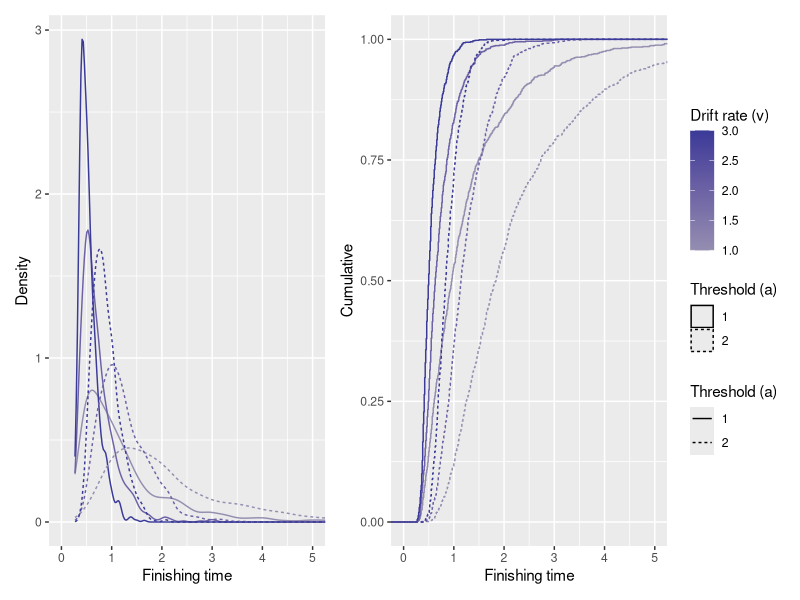
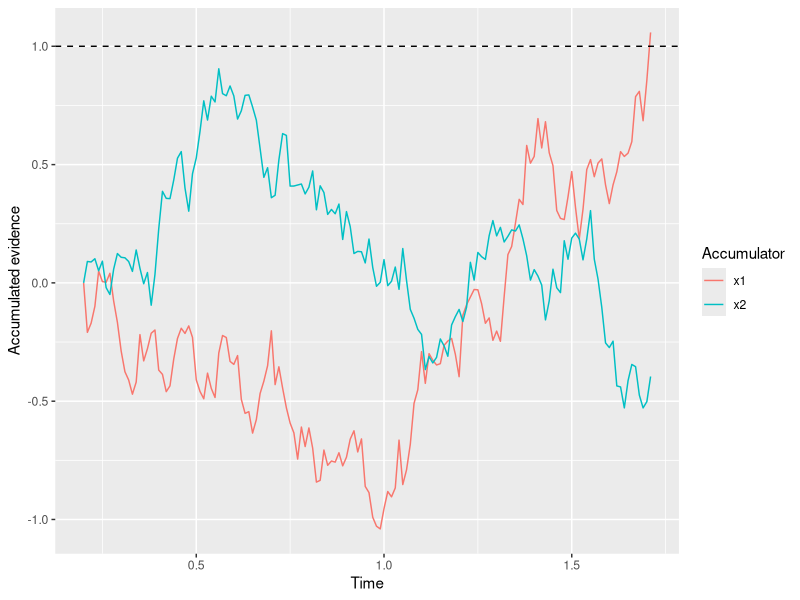
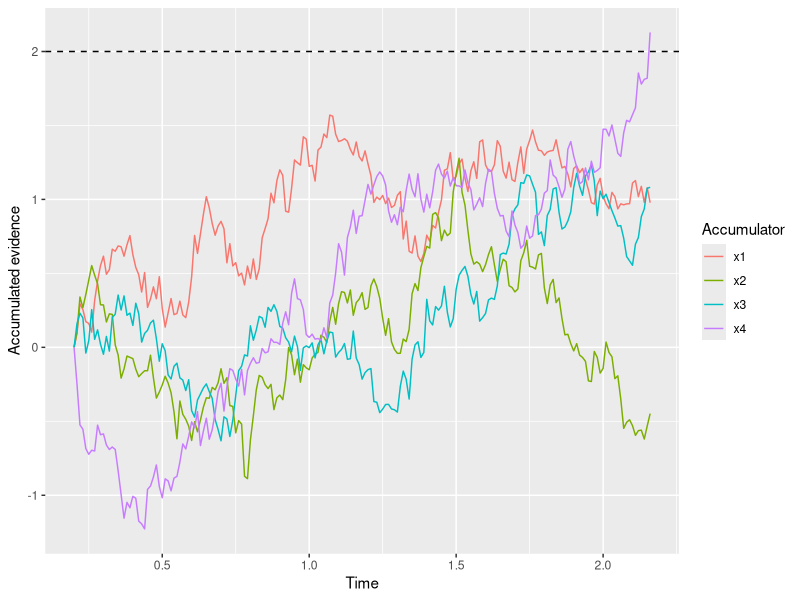
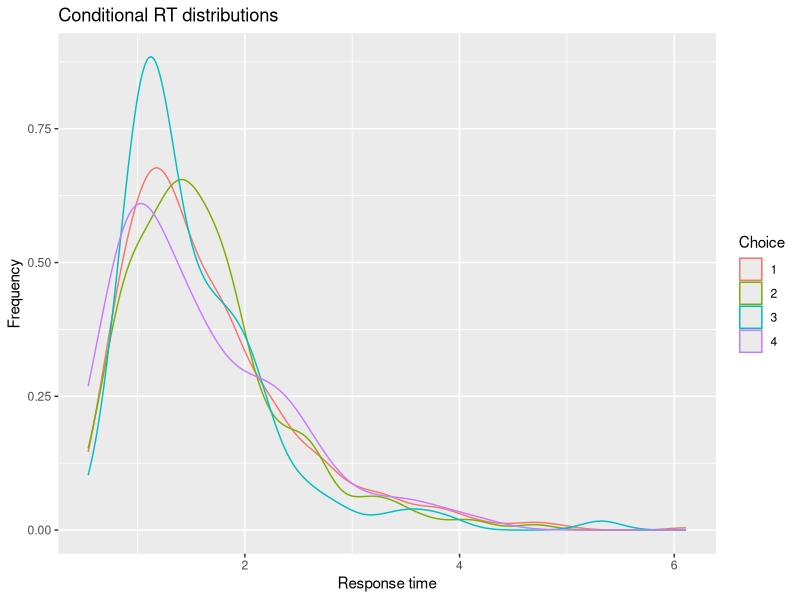
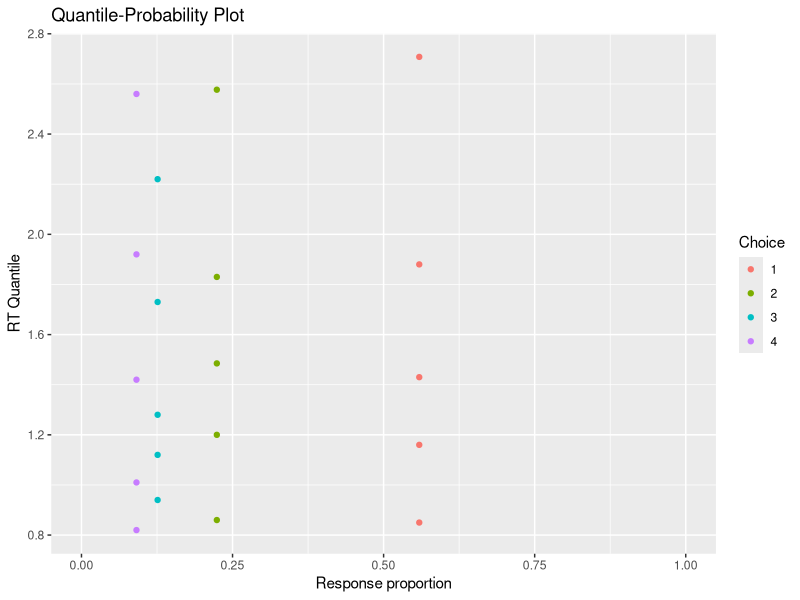
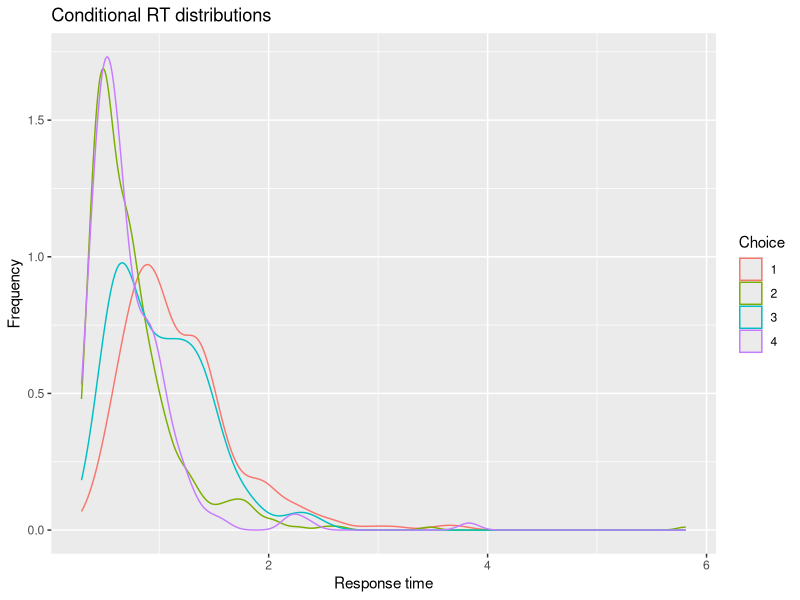
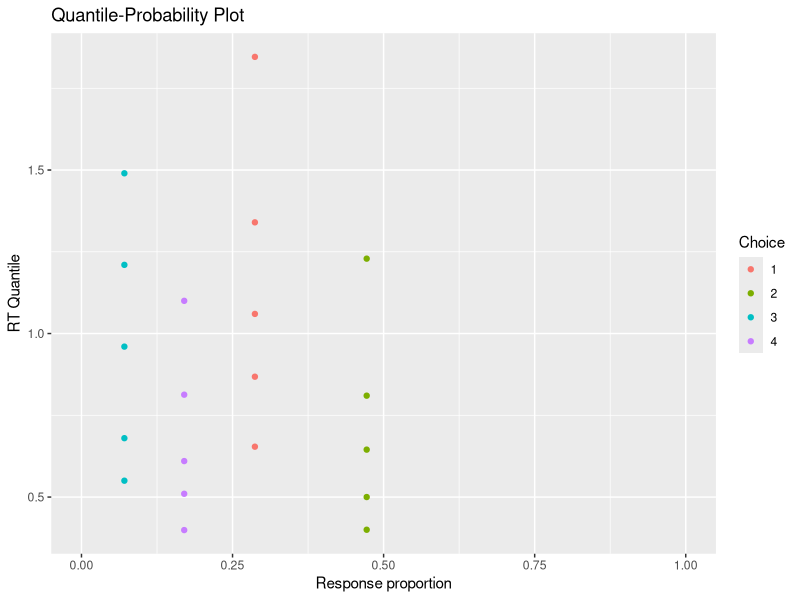
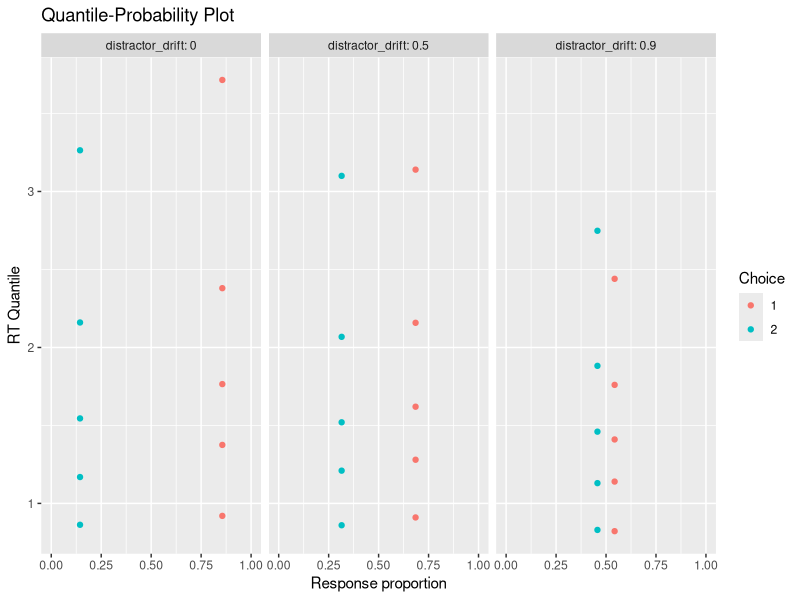

R code for these plots, in order: (Note: a time limit stopped this script after it produced the figures.)
## ---- chunk 1
library(tidyverse)
library(patchwork)

set.seed(12222)
## ---- chunk 2
#| code-fold: show

# Function arguments
# v: "drift rate", the average evidence in support of this option
# a: threshold level of evidence
# t0: residual time
# dt: how long each tiny time interval lasts
# t_max: optional "cut off" time to stop accumulating
accum_sim <- function(v = 0, a = 1, t0 = 0.2, dt = 0.01, t_max = Inf) {
    x <- 0
    t <- t0
    
    x_record <- x
    t_record <- t
    
    while (x < a & t < t_max) {
        x_sample <- rnorm(n = 1, mean = v * dt, sd = sqrt(dt))
        x <- x + x_sample
        t <- t + dt
        x_record <- c(x_record, x)
        t_record <- c(t_record, t)
    }
    
    return(data.frame(t = t_record, x = x_record))
}
## ---- chunk 3
#| code-fold: show

N_sims <- 1000

paramsToSim <- expand_grid(a = c(1, 2), v = c(1, 2, 3))

sim_rt_results <- c()

for (param_index in 1:nrow(paramsToSim)) {
    for (sim_index in 1:N_sims) {
        this_sim <- accum_sim(
            v = paramsToSim$v[param_index],
            a = paramsToSim$a[param_index]
        )
        
        sim_rt_results <- rbind(
            sim_rt_results,
            tibble(
                sim_index = sim_index,
                v = paramsToSim$v[param_index],
                a = paramsToSim$a[param_index],
                finishing_time = max(this_sim$t)
            )
        )
    }
}

# Plot conditional RT distributions
dens_plot <- sim_rt_results %>%
    ggplot(aes(x = finishing_time, color = v, linetype = factor(a), group = interaction(v, a))) +
    geom_density() +
    scale_color_gradient2(mid = "#bbbbbb") +
    coord_cartesian(xlim = c(0, 5)) +
    labs(x = "Finishing time", y = "Density", color = "Drift rate (v)", linetype = "Threshold (a)")

cdf_plot <- sim_rt_results %>%
    ggplot(aes(x = finishing_time, color = v, linetype = factor(a), group = interaction(v, a))) +
    stat_ecdf() +
    scale_color_gradient2(mid = "#bbbbbb") +
    coord_cartesian(xlim = c(0, 5), ylim = c(0, 1)) +
    labs(x = "Finishing time", y = "Cumulative", color = "Drift rate (v)", linetype = "Threshold (a)")

print(
    dens_plot + cdf_plot + plot_layout(nrow = 1, guides = "collect")
)
## ---- chunk 4
#| code-fold: show

# Function arguments
# v: "drift rate", the average evidence in support of each option
# a: threshold level of evidence for each accumulator
# t0: residual time
# dt: how long each tiny time interval lasts
# t_max: optional "cut off" time to stop accumulating
race_sim <- function(v = 0, a = 1, t0 = 0.2, dt = 0.01, t_max = Inf) {
    n_accum <- max(length(v), length(a))
    
    v <- rep(v, n_accum)[1:n_accum]
    a <- rep(a, n_accum)[1:n_accum]
    
    x <- rep(0, n_accum)
    t <- t0
    
    x_record <- x
    t_record <- t
    
    while (all(x < a) & t < t_max) {
        x_sample <- rnorm(n = n_accum, mean = v * dt, sd = sqrt(dt))
        x <- x + x_sample
        t <- t + dt
        x_record <- rbind(x_record, x)
        t_record <- c(t_record, t)
    }
    
    to_return <- cbind(t_record, x_record)
    
    colnames(to_return) <- c("t", paste0("x", 1:n_accum))
    
    return(as_tibble(to_return))
}
## ---- chunk 5
#| code-fold: show

race_sim(v = c(1, 0), a = 1, t0 = 0.2)
## ---- chunk 6
race_sim(v = c(1, 0), a = 1, t0 = 0.2) %>%
    pivot_longer(matches("x(\\d+)"), names_to = "accumulator", values_to = "x") %>%
    ggplot(aes(x = t, y = x, color = accumulator)) +
    geom_line() +
    geom_hline(yintercept = 1, linetype = "dashed") +
    labs(x = "Time", y = "Accumulated evidence", color = "Accumulator")
## ---- chunk 7
race_sim(v = c(1, 0.4, 0.2, 0), a = 2, t0 = 0.2) %>%
    pivot_longer(matches("x(\\d+)"), names_to = "accumulator", values_to = "x") %>%
    ggplot(aes(x = t, y = x, color = accumulator)) +
    geom_line() +
    geom_hline(yintercept = 2, linetype = "dashed") +
    labs(x = "Time", y = "Accumulated evidence", color = "Accumulator")
## ---- chunk 8
#| code-fold: show

n_sims <- 1000

sim_results <- c()

for (i in 1:n_sims) {
    current_result <- race_sim(c(1, 0.4, 0.2, 0), a = 2, t0 = 0.2)
    
    # Extract just the choice and RT
    rt <- current_result$t[nrow(current_result)]
    choice <- which.max(current_result[nrow(current_result), 2:ncol(current_result)])
    
    # "Bind" the current simulation to the ongoing record of simulation results
    sim_results <- rbind(
        sim_results,
        tibble(
            sim_index = i,
            rt = rt,
            choice = choice
        )
    )
}

# Plot conditional RT distributions
sim_results %>%
    ggplot(aes(x = rt, color = factor(choice))) +
    geom_density() +
    labs(x = "Response time", y = "Frequency", color = "Choice", title = "Conditional RT distributions")

# Quantile-probability plot
sim_choice_p <- sim_results %>%
    group_by(choice) %>%
    count() %>%
    ungroup() %>%
    mutate(p_resp = n / sum(n))

sim_rt_q <- sim_results %>%
    group_by(choice) %>%
    reframe(rt_q = quantile(rt, probs = c(0.1, 0.3, 0.5, 0.7, 0.9)))

full_join(sim_choice_p, sim_rt_q) %>%
    ggplot(aes(x = p_resp, y = rt_q, color = factor(choice))) +
    geom_point() +
    expand_limits(x = c(0, 1)) +
    labs(x = "Response proportion", y = "RT Quantile", color = "Choice", title = "Quantile-Probability Plot")
## ---- chunk 9
#| code-fold: show

n_sims <- 1000

sim_results <- c()

for (i in 1:n_sims) {
    current_result <- race_sim(c(1, 1, 0, 0), a = c(2, 1, 2, 1), t0 = 0.2)
    
    # Extract just the choice and RT
    rt <- current_result$t[nrow(current_result)]
    choice <- which.max(current_result[nrow(current_result), 2:ncol(current_result)])
    
    # "Bind" the current simulation to the ongoing record of simulation results
    sim_results <- rbind(
        sim_results,
        tibble(
            sim_index = i,
            rt = rt,
            choice = choice
        )
    )
}

# Plot conditional RT distributions
sim_results %>%
    ggplot(aes(x = rt, color = factor(choice))) +
    geom_density() +
    labs(x = "Response time", y = "Frequency", color = "Choice", title = "Conditional RT distributions")

# Quantile-probability plot
sim_choice_p <- sim_results %>%
    group_by(choice) %>%
    count() %>%
    ungroup() %>%
    mutate(p_resp = n / sum(n))

sim_rt_q <- sim_results %>%
    group_by(choice) %>%
    reframe(rt_q = quantile(rt, probs = c(0.1, 0.3, 0.5, 0.7, 0.9)))

full_join(sim_choice_p, sim_rt_q) %>%
    ggplot(aes(x = p_resp, y = rt_q, color = factor(choice))) +
    geom_point() +
    expand_limits(x = c(0, 1)) +
    labs(x = "Response proportion", y = "RT Quantile", color = "Choice", title = "Quantile-Probability Plot")
## ---- chunk 10
#| code-fold: show

n_sims <- 1000

sim_results <- c()

for (distractor_drift in c(0, 0.5, 0.9)) {
    for (i in 1:n_sims) {
        current_result <- race_sim(c(1, distractor_drift), a = 2, t0 = 0.2)
        
        # Extract just the choice and RT
        rt <- current_result$t[nrow(current_result)]
        choice <- which.max(current_result[nrow(current_result), 2:ncol(current_result)])
        
        # "Bind" the current simulation to the ongoing record of simulation results
        sim_results <- rbind(
            sim_results,
            tibble(
                distractor_drift = distractor_drift,
                sim_index = i,
                rt = rt,
                choice = choice
            )
        )
    }
}

# Quantile-probability plot
sim_choice_p <- sim_results %>%
    group_by(distractor_drift, choice) %>%
    count() %>%
    group_by(distractor_drift) %>%
    mutate(p_resp = n / sum(n))

sim_rt_q <- sim_results %>%
    group_by(distractor_drift, choice) %>%
    reframe(rt_q = quantile(rt, probs = c(0.1, 0.3, 0.5, 0.7, 0.9)))

full_join(sim_choice_p, sim_rt_q) %>%
    ggplot(aes(x = p_resp, y = rt_q, color = factor(choice))) +
    geom_point() +
    expand_limits(x = c(0, 1)) +
    facet_wrap("distractor_drift", labeller = label_both) +
    labs(x = "Response proportion", y = "RT Quantile", color = "Choice", title = "Quantile-Probability Plot")
## ---- chunk 11
#| code-fold: show

n_sims <- 1000

sim_results <- c()

for (num_distractors in c(1, 3, 7)) {
    for (i in 1:n_sims) {
        current_result <- race_sim(c(1, rep(0.1, num_distractors)), a = 2, t0 = 0.2)
        
        # Extract just the choice and RT
        rt <- current_result$t[nrow(current_result)]
        choice <- which.max(current_result[nrow(current_result), 2:ncol(current_result)])
        
        # "Bind" the current simulation to the ongoing record of simulation results
        sim_results <- rbind(
            sim_results,
            tibble(
                num_distractors = num_distractors,
                sim_index = i,
                rt = rt,
                # Note that I don't bother to keep track of which distractor was selected
                choice = factor(ifelse(choice == 1, "Target", "Distractor"), levels = c("Target", "Distractor"))
            )
        )
    }
}

# Quantile-probability plot
sim_choice_p <- sim_results %>%
    group_by(num_distractors, choice) %>%
    count() %>%
    group_by(num_distractors) %>%
    mutate(p_resp = n / sum(n))

sim_rt_q <- sim_results %>%
    group_by(num_distractors, choice) %>%
    reframe(rt_q = quantile(rt, probs = c(0.1, 0.3, 0.5, 0.7, 0.9)))

full_join(sim_choice_p, sim_rt_q) %>%
    ggplot(aes(x = p_resp, y = rt_q, color = factor(choice))) +
    geom_point() +
    expand_limits(x = c(0, 1)) +
    facet_wrap("num_distractors", labeller = label_both) +
    labs(x = "Response proportion", y = "RT Quantile", color = "Choice", title = "Quantile-Probability Plot")
## ---- chunk 12
#| code-fold: show

# Function arguments
# v: "drift rate", the average evidence in support of each option
# a: threshold level of evidence for each accumulator
# t0: residual time
# dt: how long each tiny time interval lasts
# t_max: optional "cut off" time to stop accumulating
# feedforward_comp: strength of feed-forward competition between accumulators
race_sim <- function(v = 0, a = 1, t0 = 0.2, dt = 0.01, t_max = Inf, feedforward_comp = 0) {
    n_accum <- max(length(v), length(a))
    
    v <- rep(v, n_accum)[1:n_accum]
    a <- rep(a, n_accum)[1:n_accum]
    
    v_comp <- rep(0, n_accum)
    
    for (i in 1:n_accum) {
        v_comp[i] <- v[i] - feedforward_comp * sum(v[-i])
    }
    
    x <- rep(0, n_accum)
    t <- t0
    
    x_record <- x
    t_record <- t
    
    while (all(x < a) & t < t_max) {
        x_sample <- rnorm(n = n_accum, mean = v_comp * dt, sd = sqrt(dt))
        x <- x + x_sample
        t <- t + dt
        x_record <- rbind(x_record, x)
        t_record <- c(t_record, t)
    }
    
    to_return <- cbind(t_record, x_record)
    
    colnames(to_return) <- c("t", paste0("x", 1:n_accum))
    
    return(as_tibble(to_return))
}
## ---- chunk 13
#| code-fold: show

n_sims <- 1000

sim_results <- c()

for (distractor_drift in c(0, 0.5, 0.9)) {
    for (i in 1:n_sims) {
        current_result <- race_sim(c(1, distractor_drift), a = 2, t0 = 0.2, feedforward_comp = 0.5)
        
        # Extract just the choice and RT
        rt <- current_result$t[nrow(current_result)]
        choice <- which.max(current_result[nrow(current_result), 2:ncol(current_result)])
        
        # "Bind" the current simulation to the ongoing record of simulation results
        sim_results <- rbind(
            sim_results,
            tibble(
                distractor_drift = distractor_drift,
                sim_index = i,
                rt = rt,
                choice = choice
            )
        )
    }
}

# Quantile-probability plot
sim_choice_p <- sim_results %>%
    group_by(distractor_drift, choice) %>%
    count() %>%
    group_by(distractor_drift) %>%
    mutate(p_resp = n / sum(n))

sim_rt_q <- sim_results %>%
    group_by(distractor_drift, choice) %>%
    reframe(rt_q = quantile(rt, probs = c(0.1, 0.3, 0.5, 0.7, 0.9)))

full_join(sim_choice_p, sim_rt_q) %>%
    ggplot(aes(x = p_resp, y = rt_q, color = factor(choice))) +
    geom_point() +
    expand_limits(x = c(0, 1)) +
    facet_wrap("distractor_drift", labeller = label_both) +
    labs(x = "Response proportion", y = "RT Quantile", color = "Choice", title = "Quantile-Probability Plot")
## ---- chunk 14
#| code-fold: show

n_sims <- 1000

sim_results <- c()

for (num_distractors in c(1, 3, 7)) {
    for (i in 1:n_sims) {
        current_result <- race_sim(c(1, rep(0.1, num_distractors)), a = 2, t0 = 0.2, feedforward_comp = 0.5)
        
        # Extract just the choice and RT
        rt <- current_result$t[nrow(current_result)]
        choice <- which.max(current_result[nrow(current_result), 2:ncol(current_result)])
        
        # "Bind" the current simulation to the ongoing record of simulation results
        sim_results <- rbind(
            sim_results,
            tibble(
                num_distractors = num_distractors,
                sim_index = i,
                rt = rt,
                # Note that I don't bother to keep track of which distractor was selected
                choice = factor(ifelse(choice == 1, "Target", "Distractor"), levels = c("Target", "Distractor"))
            )
        )
    }
}

# Quantile-probability plot
sim_choice_p <- sim_results %>%
    group_by(num_distractors, choice) %>%
    count() %>%
    group_by(num_distractors) %>%
    mutate(p_resp = n / sum(n))

sim_rt_q <- sim_results %>%
    group_by(num_distractors, choice) %>%
    reframe(rt_q = quantile(rt, probs = c(0.1, 0.3, 0.5, 0.7, 0.9)))

full_join(sim_choice_p, sim_rt_q) %>%
    ggplot(aes(x = p_resp, y = rt_q, color = factor(choice))) +
    geom_point() +
    expand_limits(x = c(0, 1)) +
    facet_wrap("num_distractors", labeller = label_both) +
    labs(x = "Response proportion", y = "RT Quantile", color = "Choice", title = "Quantile-Probability Plot")
## ---- chunk 15
#| code-fold: show

# Function arguments
# v: "drift rate", the average evidence in support of each option
# a: threshold level of evidence for each accumulator
# t0: residual time
# dt: how long each tiny time interval lasts
# t_max: optional "cut off" time to stop accumulating
# feedforward_comp: strength of feed-forward competition between accumulators
# lateral_comp: strength of lateral competition between accumulators
# min_x: accumulators are constrained to have at minimum *this much* evidence
race_sim <- function(v = 0, a = 1, t0 = 0.2, dt = 0.01, t_max = Inf, feedforward_comp = 0, lateral_comp = 0, min_x = -Inf) {
    n_accum <- max(length(v), length(a))
    
    v <- rep(v, n_accum)[1:n_accum]
    a <- rep(a, n_accum)[1:n_accum]
    
    v_comp <- rep(0, n_accum)
    
    for (i in 1:n_accum) {
        v_comp[i] <- v[i] - feedforward_comp * sum(v[-i])
    }
    
    x <- rep(0, n_accum)
    t <- t0
    
    x_record <- x
    t_record <- t
    
    while (all(x < a) & t < t_max) {
        # Compute the total amount of lateral competition for each accumulator
        lat <- rep(0, n_accum)
        for (i in 1:n_accum) {
            lat[i] <- sum(x[-i])
        }
        
        x_sample <- rnorm(n = n_accum, mean = v_comp * dt, sd = sqrt(dt))
        
        # Updated values account for lateral competition and use "pmax" to keep them above "min_x"
        x <- pmax(min_x, x + x_sample - dt * lateral_comp * lat)
        t <- t + dt
        x_record <- rbind(x_record, x)
        t_record <- c(t_record, t)
    }
    
    to_return <- cbind(t_record, x_record)
    
    colnames(to_return) <- c("t", paste0("x", 1:n_accum))
    
    return(as_tibble(to_return))
}
## ---- chunk 16
set.seed(2)
baseline_sim <- race_sim(v = c(1, 0), a = 2, t0 = 0.2, lateral_comp = 0, min_x = -Inf)

set.seed(2)
lateral_sim <- race_sim(v = c(1, 0), a = 2, t0 = 0.2, lateral_comp = 1, min_x = -Inf)

set.seed(2)
lateral_min_sim <- race_sim(v = c(1, 0), a = 2, t0 = 0.2, lateral_comp = 1, min_x = 0)

all_sims <- rbind(
    baseline_sim %>% mutate(label = "No lateral competition,\nno minimum value"),
    lateral_sim %>% mutate(label = "Lateral competition,\nno minimum value"),
    lateral_min_sim %>% mutate(label = "Lateral competition,\nnonnegative evidence")
) %>%
    mutate(label = factor(label, levels = c("No lateral competition,\nno minimum value", "Lateral competition,\nno minimum value", "Lateral competition,\nnonnegative evidence")))

all_sims %>%
    pivot_longer(matches("x(\\d+)"), names_to = "accumulator", values_to = "x") %>%
    ggplot(aes(x = t, y = x, color = accumulator)) +
    geom_line() +
    geom_hline(yintercept = 2, linetype = "dashed") +
    geom_hline(yintercept = 0, linetype = "dotted") +
    facet_wrap("label", nrow = 1) +
    labs(x = "Time", y = "Accumulated evidence", color = "Accumulator")
## ---- chunk 17
#| code-fold: show

n_sims <- 1000

sim_results <- c()

for (distractor_drift in c(0, 0.5, 0.9)) {
    for (i in 1:n_sims) {
        current_result <- race_sim(c(1, distractor_drift), a = 2, t0 = 0.2, feedforward_comp = 0, lateral_comp = 1, min_x = 0)
        
        # Extract just the choice and RT
        rt <- current_result$t[nrow(current_result)]
        choice <- which.max(current_result[nrow(current_result), 2:ncol(current_result)])
        
        # "Bind" the current simulation to the ongoing record of simulation results
        sim_results <- rbind(
            sim_results,
            tibble(
                distractor_drift = distractor_drift,
                sim_index = i,
                rt = rt,
                choice = choice
            )
        )
    }
}

# Quantile-probability plot
sim_choice_p <- sim_results %>%
    group_by(distractor_drift, choice) %>%
    count() %>%
    group_by(distractor_drift) %>%
    mutate(p_resp = n / sum(n))

sim_rt_q <- sim_results %>%
    group_by(distractor_drift, choice) %>%
    reframe(rt_q = quantile(rt, probs = c(0.1, 0.3, 0.5, 0.7, 0.9)))

full_join(sim_choice_p, sim_rt_q) %>%
    ggplot(aes(x = p_resp, y = rt_q, color = factor(choice))) +
    geom_point() +
    expand_limits(x = c(0, 1)) +
    facet_wrap("distractor_drift", labeller = label_both) +
    labs(x = "Response proportion", y = "RT Quantile", color = "Choice", title = "Quantile-Probability Plot")
## ---- chunk 18
#| code-fold: show

n_sims <- 1000

sim_results <- c()

for (num_distractors in c(1, 3, 7)) {
    for (i in 1:n_sims) {
        current_result <- race_sim(c(1, rep(0.1, num_distractors)), a = 2, t0 = 0.2, lateral_comp = 1, min_x = 0)
        
        # Extract just the choice and RT
        rt <- current_result$t[nrow(current_result)]
        choice <- which.max(current_result[nrow(current_result), 2:ncol(current_result)])
        
        # "Bind" the current simulation to the ongoing record of simulation results
        sim_results <- rbind(
            sim_results,
            tibble(
                num_distractors = num_distractors,
                sim_index = i,
                rt = rt,
                # Note that I don't bother to keep track of which distractor was selected
                choice = factor(ifelse(choice == 1, "Target", "Distractor"), levels = c("Target", "Distractor"))
            )
        )
    }
}

# Quantile-probability plot
sim_choice_p <- sim_results %>%
    group_by(num_distractors, choice) %>%
    count() %>%
    group_by(num_distractors) %>%
    mutate(p_resp = n / sum(n))

sim_rt_q <- sim_results %>%
    group_by(num_distractors, choice) %>%
    reframe(rt_q = quantile(rt, probs = c(0.1, 0.3, 0.5, 0.7, 0.9)))

full_join(sim_choice_p, sim_rt_q) %>%
    ggplot(aes(x = p_resp, y = rt_q, color = factor(choice))) +
    geom_point() +
    expand_limits(x = c(0, 1)) +
    facet_wrap("num_distractors", labeller = label_both) +
    labs(x = "Response proportion", y = "RT Quantile", color = "Choice", title = "Quantile-Probability Plot")
## ---- chunk 19
#| code-fold: show

accum_pdf <- function(t, a, v, t0) {
    # Because the term "t - t0" shows up multiple times in the formula, it's easier
    # to compute it once and then refer back to it whenever we need it.  It also
    # gives us a way to "clip" the values so they cannot be negative, since that
    # would otherwise give a weird result.
    t_minus_t0 <- pmax(0, t - t0)
    
    # The next line is a direct implementation of the formula above.
    pdf <- a * exp(-(a - v * t_minus_t0)^2 / (2 * t_minus_t0)) / sqrt(2 * pi * t_minus_t0^3)
    
    # This does some final error-checking, ensuring that there is zero probability
    # of finishing in zero (or negative) time.
    pdf[t_minus_t0 <= 0] <- 0
    
    # Finally, we use an explicit "return" statement to say exactly what the
    # function gives back.
    return(pdf)
}
## ---- chunk 20
#| code-fold: show

accum_pdf(
    t = 1,
    a = 2,
    v = 1,
    t0 = 0.2
)
## ---- chunk 21
#| code-fold: show

accum_pdf(
    t = c(0, 0.5, 1, 1.5, 2, 2.5, 3),
    a = 2,
    v = 1,
    t0 = 0.2
)
## ---- chunk 22
#| code-fold: show

accum_pdf(
    t = c(0.5, 0.5, 0.5, 1, 1, 1, 2, 2, 2),
    a = c(2, 2, 1, 2, 2, 1, 2, 2, 1),
    v = c(1, 2, 3, 1, 2, 3, 1, 2, 3),
    t0 = 0.2
)
## ---- chunk 23
#| code-fold: show

accum_pdf(
    t = c(0.5, 1, 1.5, 2),
    a = c(2, 1),
    v = 1,
    t0 = 0.2
)
## ---- chunk 24
#| code-fold: show

accum_pdf(
    t = c(0.5, 1, 1.5, 2),
    a = c(2, 1, 3),
    v = 1,
    t0 = 0.2
)
## ---- chunk 25
expand_grid(a = c(1, 2), v = c(1, 2, 3), t0 = 0.2, t = seq(0, 5, length.out = 201)) %>%
    mutate(pdf = accum_pdf(t = t, a = a, v = v, t0 = t0)) %>%
    ggplot(aes(x = t, y = pdf, color = v, linetype = factor(a), group = interaction(v, a))) +
    geom_line() +
    labs(x = "Time (s)", y = "PDF", color = "Drift rate (v)", linetype = "Threshold (a)")
## ---- chunk 26
#| code-fold: show

accum_cdf <- function(t, a, v, t0) {
    # As with the pdf function, I compute "t - t0" once at the very beginning,
    # which also offers an opportunity to "clip" any negative values that result.
    t_minus_t0 <- pmax(0, t - t0)
    
    # This expression is a direct translation of the formula above
    cdf <- pnorm((v * t_minus_t0 - a) / sqrt(t_minus_t0)) + exp(2 * a * v) * pnorm(-(v * t_minus_t0 + a) / sqrt(t_minus_t0))
    
    # This formula doesn't give weird results when t_minus_t0 == 0, so we can just
    # return the result as-is.
    return(cdf)
}
## ---- chunk 27
expand_grid(a = c(1, 2), v = c(1, 2, 3), t0 = 0.2, t = seq(0, 5, length.out = 201)) %>%
    mutate(cdf = accum_cdf(t = t, a = a, v = v, t0 = t0)) %>%
    ggplot(aes(x = t, y = cdf, color = v, linetype = factor(a), group = interaction(v, a))) +
    geom_line() +
    expand_limits(y = c(0, 1)) +
    labs(x = "Time (s)", y = "CDF", color = "Drift rate (v)", linetype = "Threshold (a)")
## ---- chunk 28
#| code-fold: show

v <- c(0, 2, 1)
a <- c(2, 2, 2)
t0 <- c(0.2, 0.2, 0.2)
## ---- chunk 29
#| code-fold: show

v <- c(0, 2, 1)
a <- c(2, 2, 2)
t0 <- c(0.2, 0.2, 0.2)

accum_pdf(t = 1, a = a[2], v = v[2], t0 = t0[2]) *
    (1 - accum_cdf(t = 1, a = a[1], v = v[1], t0 = t0[1])) *
    (1 - accum_cdf(t = 1, a = a[3], v = v[3], t0 = t0[3]))
## ---- chunk 30
#| code-fold: show

v <- c(0, 2, 1)
a <- c(2, 2, 2)
t0 <- c(0.2, 0.2, 0.2)

rt <- 1

accum_pdf(t = rt, a = a[2], v = v[2], t0 = t0[2]) *
    (1 - accum_cdf(t = rt, a = a[1], v = v[1], t0 = t0[1])) *
    (1 - accum_cdf(t = rt, a = a[3], v = v[3], t0 = t0[3]))
## ---- chunk 31
#| code-fold: show

v <- c(0, 2, 1)
a <- c(2, 2, 2)
t0 <- c(0.2, 0.2, 0.2)

rt <- 1

accum_pdf(t = rt, a = a[2], v = v[2], t0 = t0[2]) *
    prod(1 - accum_cdf(t = rt, a = a[c(1, 3)], v = v[c(1, 3)], t0 = t0[c(1, 3)]))
## ---- chunk 32
#| code-fold: show

v <- c(0, 2, 1)
a <- c(2, 2, 2)
t0 <- c(0.2, 0.2, 0.2)

rt <- 1
response <- 2

accum_pdf(t = rt, a = a[response], v = v[response], t0 = t0[response]) *
    prod(1 - accum_cdf(t = rt, a = a[-response], v = v[-response], t0 = t0[-response]))
## ---- chunk 33
matrix(c(
    1, NA, NA,  2, NA, NA,
    2,  1,  2,  3,  3,  3,
    NA, NA, 3,  1,  3, NA,
    NA,  3, NA,  2, NA, 1
), nrow = 4, ncol = 6, byrow = TRUE)
## ---- chunk 34
matrix(c(
    1, 2, 3,
    1, 4, 5,
    6, 4, 2,
    5, 2, 6
), nrow = 4, ncol = 3, byrow = TRUE)
## ---- chunk 35
#| code-fold: show

# Specify item types/locations for each trial
items <- matrix(c(
    1, NA, NA,  2, NA, NA,
    2,  1,  2,  3,  3,  3,
    NA, NA, 3,  1,  3, NA,
    NA,  3, NA,  2, NA, 1
), nrow = 4, ncol = 6, byrow = TRUE)

# Responses and response times for each trial
# Notice that responses refer to the *position* of the chosen item!
response <- c(1, 2, 4, 4)
rt <- c(0.6, 1.5, 0.7, 1.2)

n_trials <- nrow(items)
n_locations <- ncol(items)

# Model parameters
# One drift rate for each type of item
v <- c(2, 1, 0)
# One threshold for each possible location
a <- rep(2, n_locations)
# One residual time for each possible location
t0 <- rep(0.2, n_locations)

# Allocate vector that will eventually contain the negative log-likelihood
# for each trial
nll <- rep(0, n_trials)

# Calculate the log-likelihood for each trial
for (i in 1:n_trials) {
    # Note that the whole thing is wrapped in "-log()" so we get the negative log-likelihood
    # Note also the use of "na.rm = TRUE" in the "prod()" function to ignore any locations
    # that don't contain an item
    nll[i] <- -log(
        accum_pdf(t = rt[i], a = a[response[i]], v = v[items[i, response[i]]], t0 = t0[response[i]]) *
            prod(1 - accum_cdf(t = rt[i], a = a[-response[i]], v = v[items[i, -response[i]]], t0 = t0[-response[i]]), na.rm = TRUE)
    )
}

print(nll)
## ---- chunk 36
par <- c(
    "v[1]" = 2,
    "v[2]" = 1,
    "v[3]" = 0,
    "a" = 2,
    "t0" = 0.2
)
## ---- chunk 37
#| code-fold: show

par["a"]
## ---- chunk 38
#| code-fold: show

par[paste0("v[", 1:3, "]")]
## ---- chunk 39
#| code-fold: show

is.na(par["t0"])

is.na(par["t0[1]"])
## ---- chunk 40
#| code-fold: show

race_nll <- function(par, response, rt, items, n_items = max(items, na.rm = TRUE)) {
    n_trials <- nrow(items)
    n_locations <- ncol(items)
    
    if (is.na(par["v"])) {
        v <- par[paste0("v[", 1:n_items, "]")]
    } else {
        v <- rep(par["v"], n_items)
    }
    
    if (is.na(par["a"])) {
        a <- par[paste0("a[", 1:n_locations, "]")]
    } else {
        a <- rep(par["a"], n_locations)
    }
    
    if (is.na(par["t0"])) {
        t0 <- par[paste0("t0[", 1:n_locations, "]")]
    } else {
        t0 <- rep(par["t0"], n_locations)
    }
    
    nll <- rep(0, n_trials)
    
    for (i in 1:n_trials) {
        nll[i] <- -log(
            accum_pdf(t = rt[i], a = a[response[i]], v = v[items[i, response[i]]], t0 = t0[response[i]]) *
                prod(1 - accum_cdf(t = rt[i], a = a[-response[i]], v = v[items[i, -response[i]]], t0 = t0[-response[i]]), na.rm = TRUE)
        )
    }
    
    return(sum(nll))
}
## ---- chunk 41
#| code-fold: show

v <- c(2, 1, 0)
a <- 2
t0 <- 0.2

n_trials_per_cond <- 50

set_size_vals <- c(2, 4, 8)

items <- c()
response <- c()
rt <- c()

for (set_size in set_size_vals) {
    for (td_sim in c("low", "high")) {
        distractor_type <- ifelse(td_sim == "low", 3, 2)
        
        for (i in 1:n_trials_per_cond) {
            items <- rbind(
                items,
                c(1, rep(distractor_type, set_size - 1), rep(NA, max(set_size_vals) - set_size))
            )
            
            current_result <- race_sim(v = c(v[1], rep(v[distractor_type], set_size - 1)), a = a, t0 = t0, dt = 0.001)
            
            # Extract just the choice and RT
            rt <- c(rt, current_result$t[nrow(current_result)])
            response <- c(response, which.max(current_result[nrow(current_result), 2:ncol(current_result)]))
        }
    }
}
## ---- chunk 42
items
## ---- chunk 43
response
## ---- chunk 44
rt
## ---- chunk 45
#| code-fold: show

start <- c(
    "v[1]" = 0,
    "v[2]" = 0,
    "v[3]" = 0,
    "a" = 1,
    "t0" = 0
)
## ---- chunk 46
#| code-fold: show

lower <- c(
    "v[1]" = -Inf, # Drift rates allowed to be negative
    "v[2]" = -Inf,
    "v[3]" = -Inf,
    "a" = 0,       # Thresholds must be nonnegative, since accumulators start at zero
    "t0" = 0       # Minimum residual time is zero
)

upper <- c(
    "v[1]" = Inf, # Drift rates and threshold can be as high as they need
    "v[2]" = Inf,
    "v[3]" = Inf,
    "a" = Inf,
    "t0" = min(rt) # Residual time cannot be larger than the smallest RT
)
## ---- chunk 47
#| code-fold: show

fit <- nlminb(
    start = start,
    objective = race_nll,
    lower = lower, upper = upper,
    # Other options to set ("eval.max" is the most common one to play with)
    control = list(eval.max = 1000),
    rt = rt,
    response = response,
    items = items
)
## ---- chunk 48
#| code-fold: show

fit
## ---- chunk 49
#| code-fold: show

# Create simpler version of the items matrix
items_simple <- items
# Replace all 3's with 2's
items_simple[items_simple == 3] <- 2

start_simple <- c(
    "v[1]" = 0,
    "v[2]" = 0,
    "a" = 1,
    "t0" = 0
)

lower_simple <- c(
    "v[1]" = -Inf, # Drift rates allowed to be negative
    "v[2]" = -Inf,
    "a" = 0,       # Thresholds must be nonnegative, since accumulators start at zero
    "t0" = 0       # Minimum residual time is zero
)

upper_simple <- c(
    "v[1]" = Inf, # Drift rates and threshold can be as high as they need
    "v[2]" = Inf,
    "a" = Inf,
    "t0" = min(rt) # Residual time cannot be larger than the smallest RT
)

fit_simple <- nlminb(
    start = start_simple,
    objective = race_nll,
    lower = lower_simple, upper = upper_simple,
    control = list(eval.max = 1000),
    rt = rt,
    response = response,
    items = items_simple
)
## ---- chunk 50
#| code-fold: show

fit_simple
## ---- chunk 51
#| code-fold: show

2 * fit$objective + 2 * length(fit$par)
2 * fit_simple$objective + 2 * length(fit_simple$par)
## ---- chunk 52
#| code-fold: show

2 * fit$objective + log(length(rt)) * length(fit$par)
2 * fit_simple$objective + log(length(rt)) * length(fit_simple$par)
